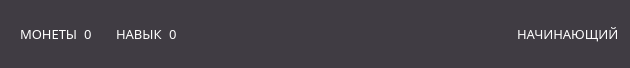
         <widget class="QFrame" name="frame_12">
          <property name="geometry">
           <rect>
            <x>10</x>
            <y>0</y>
            <width>630</width>
            <height>68</height>
           </rect>
          </property>
          <property name="sizePolicy">
           <sizepolicy hsizetype="Preferred" vsizetype="Preferred">
            <horstretch>0</horstretch>
            <verstretch>0</verstretch>
           </sizepolicy>
          </property>
          <property name="minimumSize">
           <size>
            <width>630</width>
            <height>0</height>
           </size>
          </property>
          <property name="maximumSize">
           <size>
            <width>630</width>
            <height>16777215</height>
           </size>
          </property>
          <property name="styleSheet">
           <string notr="true">background: #403C43;
border-radius: 5px;</string>
          </property>
          <property name="frameShape">
           <enum>QFrame::Shape::StyledPanel</enum>
          </property>
          <property name="frameShadow">
           <enum>QFrame::Shadow::Raised</enum>
          </property>
          <layout class="QHBoxLayout" name="horizontalLayout_13">
           <item>
            <widget class="QFrame" name="money_count_frame_3">
             <property name="enabled">
              <bool>true</bool>
             </property>
             <property name="minimumSize">
              <size>
               <width>0</width>
               <height>35</height>
              </size>
             </property>
             <property name="styleSheet">
              <string notr="true">background:none;
</string>
             </property>
             <layout class="QHBoxLayout" name="horizontalLayout_14">
              <item>
               <widget class="QLabel" name="label_15">
                <property name="enabled">
                 <bool>false</bool>
                </property>
                <property name="font">
                 <font>
                  <family>Code Pro Bold</family>
                  <pointsize>10</pointsize>
                 </font>
                </property>
                <property name="styleSheet">
                 <string notr="true">color: white;
background: none;</string>
                </property>
                <property name="text">
                 <string>МОНЕТЫ</string>
                </property>
               </widget>
              </item>
              <item>
               <widget class="QLabel" name="island_money_counter_3">
                <property name="font">
                 <font>
                  <family>Code Pro Bold</family>
                  <pointsize>10</pointsize>
                 </font>
                </property>
                <property name="styleSheet">
                 <string notr="true">color: white;
background: none;</string>
                </property>
                <property name="text">
                 <string>0</string>
                </property>
               </widget>
              </item>
             </layout>
            </widget>
           </item>
           <item>
            <widget class="QFrame" name="skill_count_frame_3">
             <property name="styleSheet">
              <string notr="true">background: none;</string>
             </property>
             <layout class="QHBoxLayout" name="horizontalLayout_15">
              <item>
               <widget class="QLabel" name="label_12">
                <property name="enabled">
                 <bool>false</bool>
                </property>
                <property name="minimumSize">
                 <size>
                  <width>0</width>
                  <height>10</height>
                 </size>
                </property>
                <property name="font">
                 <font>
                  <family>Code Pro Bold</family>
                  <pointsize>10</pointsize>
                 </font>
                </property>
                <property name="styleSheet">
                 <string notr="true">color: white;
background: none;</string>
                </property>
                <property name="text">
                 <string>НАВЫК</string>
                </property>
               </widget>
              </item>
              <item>
               <widget class="QLabel" name="island_skill_counter_3">
                <property name="minimumSize">
                 <size>
                  <width>0</width>
                  <height>10</height>
                 </size>
                </property>
                <property name="font">
                 <font>
                  <family>Code Pro Bold</family>
                  <pointsize>10</pointsize>
                 </font>
                </property>
                <property name="styleSheet">
                 <string notr="true">color: white;
background: none;</string>
                </property>
                <property name="text">
                 <string>0</string>
                </property>
               </widget>
              </item>
              <item>
               <spacer name="horizontalSpacer_10">
                <property name="orientation">
                 <enum>Qt::Orientation::Horizontal</enum>
                </property>
                <property name="sizeHint" stdset="0">
                 <size>
                  <width>40</width>
                  <height>20</height>
                 </size>
                </property>
               </spacer>
              </item>
             </layout>
            </widget>
           </item>
           <item>
            <widget class="QLabel" name="island_level_title_3">
             <property name="enabled">
              <bool>false</bool>
             </property>
             <property name="font">
              <font>
               <family>Code Pro Bold</family>
               <pointsize>10</pointsize>
              </font>
             </property>
             <property name="styleSheet">
              <string notr="true">color: white;
background: none;</string>
             </property>
             <property name="text">
              <string>НАЧИНАЮЩИЙ</string>
             </property>
            </widget>
           </item>
          </layout>
         </widget>
